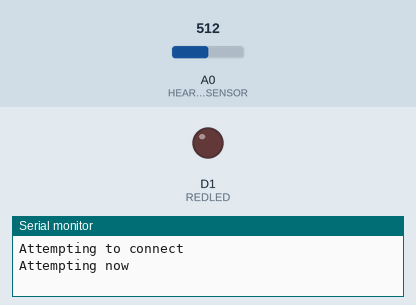
Simulated run of this program. Board: ESP8266 (NodeMCU). Parts: output pins drawn as LEDs (lit = HIGH), the last lines printed to the serial monitor. Inputs (shaded band) come from the test bench; at power-on: A0 (HEARTBEATSENSOR) = 512. WiFi joins after 1.5 s; servers stay silent unless stated.

Above: at 0.1 s.
At 2.4 s:
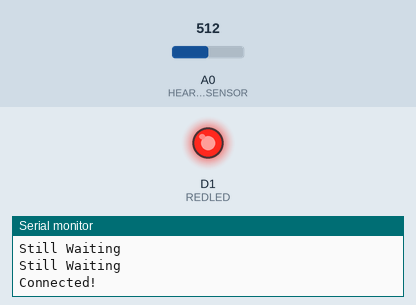
Timing chart, 0 to 4.0 s (numbered marks = the images above):
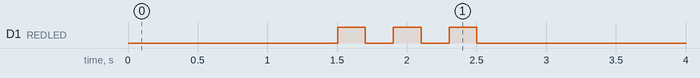

The program:

main.cpp
```cpp
#include <ESP8266WiFi.h>
#include <SoftwareSerial.h>
#include <FirebaseArduino.h>
//#include <ArduinoJson.h>
#include <ESP8266HTTPClient.h>
#define REDLED D1
#define HEARTBEATSENSOR A0
#define UpperThreshold 560
#define LowerThreshold 530
#define FIREBASE_HOST "https://save-the-world-v1.firebaseio.com/"
#define FIREBASE_KEY "OzJXJAl7Hr42r4oV4grXITSwAlPVLY7GdnMkP0nB"
int x=0;
int lastx=0;
int lasty=0;
int ThisTime;
int LastTime=0;
bool BPMTiming=false;
bool BeatComplete=false;
int BPM=0;

const char* ssid = "treehacks_24ghz";

void setup() {
  pinMode(REDLED,OUTPUT);
  pinMode(HEARTBEATSENSOR, OUTPUT);
  Serial.begin(9600);
  Serial.print("Attempting to connect\n");
  Serial.println();
  Serial.print("Attempting now");
  Serial.println();
  WiFi.begin(ssid);
  while(WiFi.status() != WL_CONNECTED)
  {
    delay(500);
    Serial.print("Still Waiting\n");
  }
  Serial.print("Connected!\n");
  for(int i = 0; i < 3; i++)
  {
  digitalWrite(REDLED, HIGH);
  delay(200);
  digitalWrite(REDLED, LOW);
  delay(200);
  }

  Firebase.begin(FIREBASE_HOST, FIREBASE_KEY);
  //Firebase.begin(FIREBASE_HOST, FIREBASE_AUTH);
Firebase.setFloat("number", 42.0);
  // handle error
  if (Firebase.failed()) {
      Serial.print("setting /number failed:");
      Serial.println(Firebase.error());
      return;
  }
  delay(1000);

  // update value
  Firebase.setFloat("number", 43.0);
  // handle error
  if (Firebase.failed()) {
      Serial.print("setting /number failed:");
      Serial.println(Firebase.error());
      return;
  }
  delay(1000);
  //.setString("Hello", "hello");
Firebase.setString("message", "hello world");
  // handle error
  if (Firebase.failed()) {
      Serial.print("setting /message failed:");
      Serial.println(Firebase.error());
      return;
  }
  delay(1000);
}

void loop()
{
  /*float t = 99.9;
  StaticJsonBuffer<200> jsonBuffer;
  JsonObject& root = jsonBuffer.createObject();
  root["temperature"] = t;
  String hai = Firebase.push("/sensor/dht", root);
*/

 if(x>127)
  {
    //oled.clearDisplay();
    x=0;
    lastx=x;
  }

  ThisTime=millis();
  int value=analogRead(HEARTBEATSENSOR);

  // calc bpm

  if(value>UpperThreshold)
  {
    if(BeatComplete)
    {
      BPM=ThisTime-LastTime;
      BPM=int(60/(float(BPM)/1000));
      BPMTiming=false;
      BeatComplete=false;
      //tone(8,1000,250);
    }
    if(BPMTiming==false)
    {
      delay(20);
      LastTime=millis();
      BPMTiming=true;
    }
  }
  if((value<LowerThreshold)&(BPMTiming))
    BeatComplete=true;


if(BPM >= 60 && BPM <= 175)
{
  digitalWrite(REDLED, HIGH);
  Serial.print("BPM ");
  Serial.print(BPM);
  Serial.println();
}
else
  digitalWrite(REDLED, LOW);

}
```
